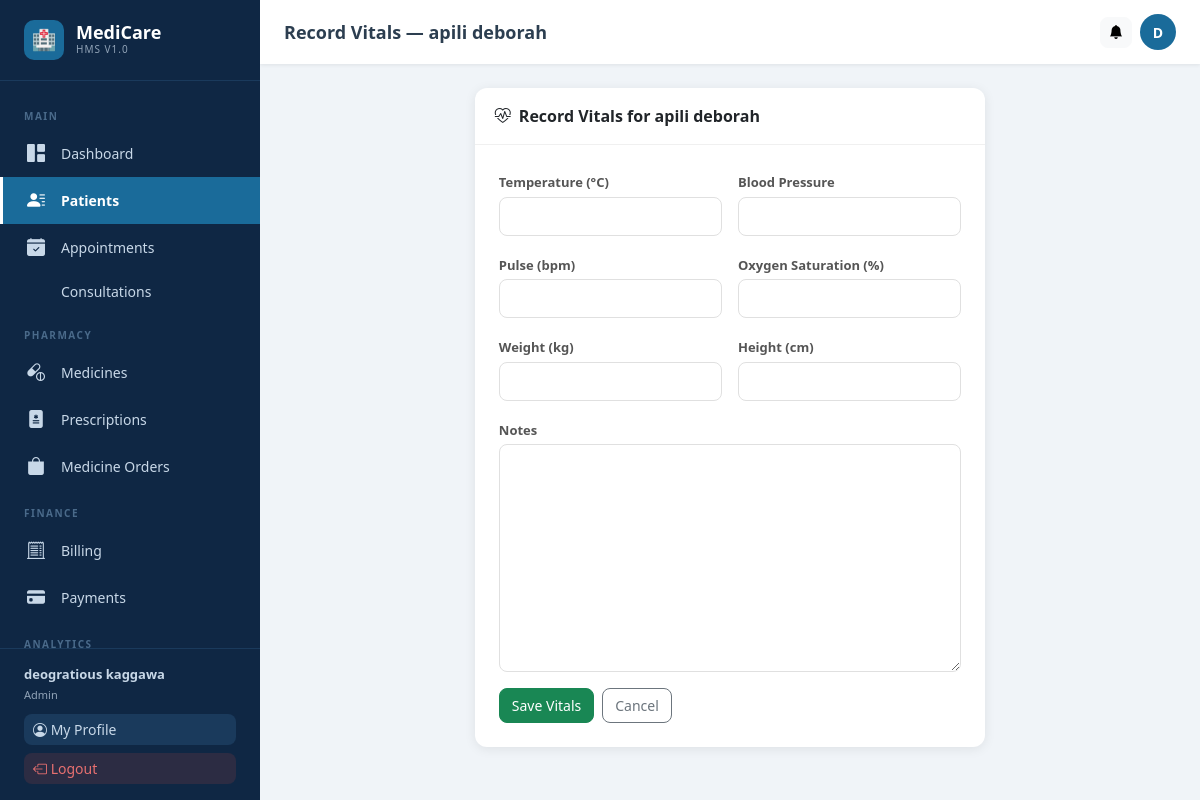
The app's page /patients/2/vitals/ (signed in) with its own data.
### users/models.py (models this page shows, shortened)
class User(AbstractUser):
    ROLE_CHOICES = [
        ('admin', 'Admin'),
        ('doctor', 'Doctor'),
        ('nurse', 'Nurse'),
        ('patient', 'Patient'),
    ]
    role = models.CharField(max_length=20, choices=ROLE_CHOICES, default='patient')
    phone = models.CharField(max_length=20, blank=True)
    profile_pic = models.ImageField(upload_to='profiles/', blank=True, null=True)
    is_approved = models.BooleanField(default=True)
    created_at = models.DateTimeField(auto_now_add=True)

### patients/models.py (models this page shows, shortened)
class Patient(models.Model):
    BLOOD_TYPES = [('A+','A+'),('A-','A-'),('B+','B+'),('B-','B-'),('AB+','AB+'),('AB-','AB-'),('O+','O+'),('O-','O-')]
    STATUS_CHOICES = [('Active','Active'),('Discharged','Discharged'),('Transferred','Transferred'),('Deceased','Deceased')]
    GENDER_CHOICES = [('Male','Male'),('Female','Female'),('Other','Other')]
    user = models.OneToOneField(User, on_delete=models.SET_NULL, null=True, blank=True, related_name='patient_profile')
    name = models.CharField(max_length=200)
    age = models.IntegerField(default=0)
    gender = models.CharField(max_length=10, choices=GENDER_CHOICES, default='Male')
    phone = models.CharField(max_length=20, blank=True)
    address = models.TextField(blank=True)
    blood_type = models.CharField(max_length=5, choices=BLOOD_TYPES, blank=True)
    admission_date = models.DateField(auto_now_add=True)
    status = models.CharField(max_length=20, choices=STATUS_CHOICES, default='Active')
    emergency_contact = models.CharField(max_length=200, blank=True)
    emergency_phone = models.CharField(max_length=20, blank=True)
    allergies = models.TextField(blank=True)
    notes = models.TextField(blank=True)
    assigned_doctor = models.ForeignKey(User, on_delete=models.SET_NULL, null=True, blank=True, related_name='doctor_patients', limit_choices_to={'role': 'doctor'})
    created_at = models.DateTimeField(auto_now_add=True)
    updated_at = models.DateTimeField(auto_now=True)

### patients/views.py (the view, shortened to what this page needs)
# urls.py: path('<int:patient_id>/vitals/', views.add_vitals, name='add_vitals'),
@login_required
@role_required('admin','nurse')
def add_vitals(request, patient_id):
    patient = get_object_or_404(Patient, pk=patient_id)
    form = VitalsForm(request.POST or None)
    return render(request, 'patients/vitals_form.html', {'form': form, 'patient': patient})

### patients/forms.py
class VitalsForm(forms.ModelForm):
    class Meta:
        model = Vitals
        fields = ['temperature','blood_pressure','pulse','weight','height','oxygen_saturation','notes']
    def __init__(self, *args, **kwargs):
        super().__init__(*args, **kwargs)
        for f in self.fields.values():
            f.widget.attrs['class'] = 'form-control'

### notifications/context_processors.py (called while the page is built)
def unread_notifications(request):
    if request.user.is_authenticated:
        from notifications.models import Notification
        count = Notification.objects.filter(recipient=request.user, is_read=False).count()
        return {'unread_notification_count': count}
    return {'unread_notification_count': 0}

### patients/views.py (called while the page is built)
def role_required(*roles):
    from functools import wraps
    def decorator(f):
        @wraps(f)
        def wrapper(request, *args, **kwargs):
            if not request.user.is_authenticated:
                return redirect('users:login')
            if request.user.role not in roles:
                messages.error(request, 'Access denied.')
                return redirect('users:dashboard')
            return f(request, *args, **kwargs)
        return wrapper
    return decorator

### templates/patients/vitals_form.html (shortened to what this page needs)
{% extends 'base.html' %}
{% block page_title %}Record Vitals — {{ patient.name }}{% endblock %}
{% block content %}
<div class="row justify-content-center"><div class="col-lg-7">
<div class="card"><div class="card-header"><i class="bi bi-heart-pulse me-2"></i>Record Vitals for {{ patient.name }}</div>
<div class="card-body p-4">
<form method="post">{% csrf_token %}
<div class="row g-3">
  <div class="col-md-6"><label class="form-label">Temperature (°C)</label>{{ form.temperature }}</div>
  <div class="col-md-6"><label class="form-label">Blood Pressure</label>{{ form.blood_pressure }}</div>
  <div class="col-md-6"><label class="form-label">Pulse (bpm)</label>{{ form.pulse }}</div>
  <div class="col-md-6"><label class="form-label">Oxygen Saturation (%)</label>{{ form.oxygen_saturation }}</div>
  <div class="col-md-6"><label class="form-label">Weight (kg)</label>{{ form.weight }}</div>
  <div class="col-md-6"><label class="form-label">Height (cm)</label>{{ form.height }}</div>
  <div class="col-12"><label class="form-label">Notes</label>{{ form.notes }}</div>
  <div class="col-12"><button type="submit" class="btn btn-success me-2">Save Vitals</button><a href="{% url 'patients:patient_detail' patient.pk %}" class="btn btn-outline-secondary">Cancel</a></div>
</div>
</form>
</div></div>
</div></div>
{% endblock %}

### templates/base.html (shortened to what this page needs)
<!DOCTYPE html>
<html lang="en">
<head>
{% load static %}
<link href="https://cdn.jsdelivr.net/npm/bootstrap@5.3.2/dist/css/bootstrap.min.css" rel="stylesheet">
<link href="https://cdn.jsdelivr.net/npm/bootstrap-icons@1.11.3/font/bootstrap-icons.min.css" rel="stylesheet">
</head>
<body>
{% if user.is_authenticated %}
<aside class="sidebar" id="sidebar">
  <a href="{% url 'users:dashboard' %}" class="sidebar-brand">
    <div class="logo-icon">🏥</div>
    <div><div class="logo-text">MediCare</div><div class="logo-sub">HMS v1.0</div></div>
  </a>
  <nav class="sidebar-nav">
    <div class="nav-section-title">Main</div>
    <a href="{% url 'users:dashboard' %}" class="nav-link {% if request.resolver_match.url_name == 'dashboard' %}active{% endif %}">
      <i class="bi bi-grid-1x2-fill"></i> Dashboard
    </a>
    {% if user.role != 'patient' %}
    <a href="{% url 'patients:patient_list' %}" class="nav-link {% if 'patients' in request.path %}active{% endif %}">
      <i class="bi bi-person-lines-fill"></i> Patients
    </a>
    {% endif %}
    <a href="{% url 'appointments:appointment_list' %}" class="nav-link {% if 'appointments' in request.path and 'consultations' not in request.path %}active{% endif %}">
      <i class="bi bi-calendar-check-fill"></i> Appointments
    </a>
    <a href="{% url 'appointments:consultation_list' %}" class="nav-link {% if 'consultations' in request.path %}active{% endif %}">
       Consultations
    </a>
    <div class="nav-section-title">Pharmacy</div>
    <a href="{% url 'pharmacy:medicine_list' %}" class="nav-link {% if 'pharmacy' in request.path and 'prescriptions' not in request.path and 'orders' not in request.path %}active{% endif %}">
      <i class="bi bi-capsule-pill"></i> Medicines
    </a>
    <a href="{% url 'pharmacy:prescription_list' %}" class="nav-link {% if 'prescriptions' in request.path %}active{% endif %}">
      <i class="bi bi-file-medical-fill"></i> Prescriptions
    </a>
    {% if user.role == 'patient' or user.role == 'admin' %}
    <a href="{% url 'pharmacy:order_list' %}" class="nav-link {% if 'orders' in request.path %}active{% endif %}">
      <i class="bi bi-bag-fill"></i> Medicine Orders
    </a>
    {% endif %}
    <div class="nav-section-title">Finance</div>
    <a href="{% url 'billing:bill_list' %}" class="nav-link {% if 'billing' in request.path %}active{% endif %}">
      <i class="bi bi-receipt-cutoff"></i> Billing
    </a>
    <a href="{% url 'payments:payment_list' %}" class="nav-link {% if 'payments' in request.path %}active{% endif %}">
      <i class="bi bi-credit-card-fill"></i> Payments
    </a>
    {% if user.role == 'admin' or user.role == 'doctor' %}
    <div class="nav-section-title">Analytics</div>
    {% endif %}
  </nav>
  <div class="sidebar-footer">
    <div style="color:#c8d8e8;font-size:13px;margin-bottom:10px">
      <strong>{{ user.get_full_name|default:user.username }}</strong><br>
      <span style="opacity:.7;font-size:11px;text-transform:capitalize">{{ user.role }}</span>
    </div>
    <a href="{% url 'users:profile' %}" class="btn btn-sm mb-2" style="background:#1a3a5c;color:#c8d8e8;width:100%;text-align:left">
      <i class="bi bi-person-circle"></i> My Profile
    </a>
    <a href="{% url 'users:logout' %}" class="btn btn-sm" style="background:#e74c3c22;color:#e87070;width:100%;text-align:left">
      <i class="bi bi-box-arrow-left"></i> Logout
    </a>
  </div>
</aside>
<div class="topbar">
  <span class="page-title">{% block page_title %}Dashboard{% endblock %}</span>
  <div class="topbar-actions">
    <a href="{% url 'notifications:notification_list' %}" class="btn btn-light btn-sm position-relative" title="Notifications">
      <i class="bi bi-bell-fill"></i>
    </a>
    <a href="{% url 'users:profile' %}" class="topbar-avatar" title="My Profile">
      {{ user.first_name|first|upper|default:user.username|first|upper }}
    </a>
  </div>
</div>
<main class="main-wrapper">
{% endif %}
  {% block content %}{% endblock %}
{% if user.is_authenticated %}</main>{% endif %}
</body>
</html>

### templates/base.html (style rules this page uses)
:root { --primary:#1a6b9a;--primary-dark:#134f73;--primary-light:#e8f4fd; --sidebar-w:260px;--sidebar-bg:#0f2744;--sidebar-text:#c8d8e8; --sidebar-hover:#1a3a5c;--sidebar-active:#1a6b9a; --topbar-h:64px;--body-bg:#f0f4f8;--card-shadow:0 2px 12px rgba(0,0,0,.08); }
body { background:var(--body-bg);font-family:'Segoe UI',system-ui,sans-serif;margin:0;overflow-x:hidden }
.sidebar { position:fixed;top:0;left:0;height:100vh;width:var(--sidebar-w);background:var(--sidebar-bg);z-index:1000;display:flex;flex-direction:column;transition:transform .3s ease }
.sidebar-brand { padding:20px 24px;border-bottom:1px solid #1a3a5c;display:flex;align-items:center;gap:12px;color:#fff;text-decoration:none }
.sidebar-brand .logo-icon { width:40px;height:40px;background:var(--primary);border-radius:10px;display:flex;align-items:center;justify-content:center;font-size:20px;flex-shrink:0 }
.sidebar-brand .logo-text { font-size:18px;font-weight:700;line-height:1.1 }
.sidebar-brand .logo-sub { font-size:10px;color:var(--sidebar-text);opacity:.7;letter-spacing:1px;text-transform:uppercase }
.sidebar-nav { flex:1;overflow-y:auto;padding:12px 0 }
.nav-section-title { font-size:10px;font-weight:600;color:#4a6a8a;text-transform:uppercase;letter-spacing:1.5px;padding:16px 24px 6px }
.nav-link { display:flex;align-items:center;gap:12px;padding:10px 24px;color:var(--sidebar-text);text-decoration:none;font-size:14px;transition:all .2s;border-left:3px solid transparent }
.nav-link.active { background:var(--sidebar-active);color:#fff;border-left-color:#fff;font-weight:600 }
.nav-link .bi { font-size:18px;flex-shrink:0;width:22px }
.sidebar-footer { padding:16px 24px;border-top:1px solid #1a3a5c }
.topbar { position:fixed;top:0;left:var(--sidebar-w);right:0;height:var(--topbar-h);background:#fff;box-shadow:0 1px 4px rgba(0,0,0,.08);z-index:999;display:flex;align-items:center;padding:0 24px;gap:16px }
.topbar .page-title { font-size:18px;font-weight:600;color:#2c3e50;flex:1 }
.topbar .topbar-actions { display:flex;align-items:center;gap:8px }
.topbar-avatar { width:36px;height:36px;border-radius:50%;background:var(--primary);color:#fff;display:flex;align-items:center;justify-content:center;font-weight:600;font-size:14px;text-decoration:none }
.main-wrapper { margin-left:var(--sidebar-w);margin-top:var(--topbar-h);padding:24px;min-height:calc(100vh - var(--topbar-h)) }
.card { border:none;border-radius:12px;box-shadow:var(--card-shadow) }
.card-header { background:transparent;border-bottom:1px solid #f0f0f0;padding:16px 20px;font-weight:600 }
.form-control,.form-select { border-radius:8px;border:1px solid #e0e0e0;font-size:14px;padding:8px 14px }
.form-label { font-size:13px;font-weight:600;color:#555;margin-bottom:4px }
.btn { border-radius:8px;font-size:14px;font-weight:500 }

### records on screen
User: get_full_name "deogratious kaggawa", role "Admin", first_name|first "D"
Patient: name "apili deborah"
